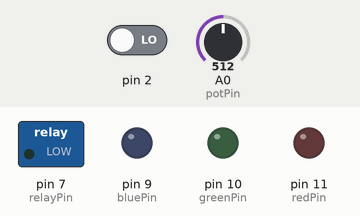
The sketch below on a simulated Arduino Uno, built with avr-gcc and run on an emulated ATmega328P. Parts: switched loads named in the sketch (green lamp = pin HIGH), output pins drawn as LEDs (lit = HIGH). The inputs (shaded band) are chosen by the test bench; at power-on: pin 2 LOW, A0 (potPin) = 512.

Above: at 0.1 s.
At 1.7 s:
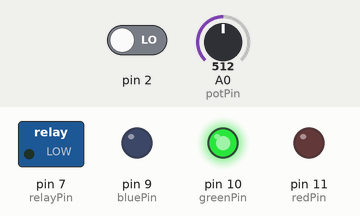
1.8 s: pin 2 driven HIGH
At 2.4 s:
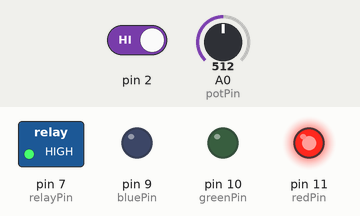
Timing chart, 0 to 4.8 s (numbered marks = the images above; inputs shaded):
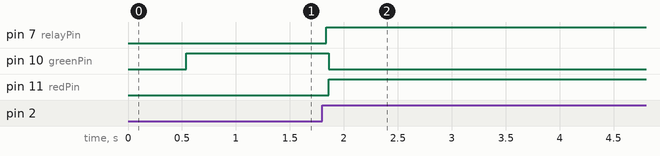

Measured:
- after the input at 1.8 s, pin 7 (relayPin): LOW → HIGH at once; pin 10 (greenPin): HIGH → LOW after 0.06 s; pin 11 (redPin): LOW → HIGH after 0.06 s

The sketch:

RelayDelayArduino.ino
```cpp
#include <SoftwareSerial.h>
// avr-libc library includes
#include <avr/io.h>
#include <avr/interrupt.h>

SoftwareSerial LCD(0,8); // pin 8 = TX, pin 0 = RX (unused)

/*
  Relay Delay
 */

int relayPin = 7;
int potPin = 0;
int redPin = 11;
int greenPin = 10;
int bluePin = 9;
int analogValue = 0;
int incrementValue = 1;

char tempPot[15];

volatile int potToMinutes = 0;

volatile int timerCountDown = 0;
char tempCountDown[10]; // create string arrays

boolean countDownMode = false;

// the setup routine runs once when you press reset:
void setup()
{
  // initialize Timer1
  cli();          // disable global interrupts
  TCCR1A = 0;     // set entire TCCR1A register to 0
  TCCR1B = 0;     // same for TCCR1B

  // set compare match register to desired timer count:
  OCR1A = 15624;
  // turn on CTC mode:
  TCCR1B |= (1 << WGM12);
  // Set CS10 and CS12 bits for 1024 prescaler:
  TCCR1B |= (1 << CS10);
  TCCR1B |= (1 << CS12);
  // enable timer compare interrupt:
  TIMSK1 |= (1 << OCIE1A);
  sei();          // enable global interrupts

  pinMode(relayPin, OUTPUT);

  attachInterrupt(0, buttonPressed, RISING);

  Serial.begin(9600);
  LCD.begin(9600); // set up serial port for 9600 baud
  delay(500); // wait for display to boot up
  clearScreen();

  LCD.write(254); // move cursor to beginning of first line
  LCD.write(128);

  pinMode(redPin, OUTPUT);
  pinMode(greenPin, OUTPUT);
  pinMode(bluePin, OUTPUT);

  digitalWrite(greenPin, HIGH);
  digitalWrite(redPin, LOW);
}

void buttonPressed()
{
  if(!countDownMode)
  {
    clearScreen();
    digitalWrite(relayPin, HIGH);
    countDownMode = true;
    timerCountDown = potToMinutes * 60;
  }
}

ISR(TIMER1_COMPA_vect)
{
  if(timerCountDown > 0)
  {
    timerCountDown--;
  }
}

// the loop routine runs over and over again forever:
void loop()
{
  // Since the actual scale is from 0 to 1024 we will rescale the pot up to 1024
  // The pot has a resistor to keep the potentometer safe
  int potReading = 1024 * (analogRead(potPin)/935.00);
  potToMinutes = (potReading / 51) + 1;

  if(countDownMode)
  {
    LCD.write(254); // move cursor to beginning of first line
    LCD.write(128);

    digitalWrite(greenPin, LOW);
    digitalWrite(redPin, HIGH);

    gotToBeginning();
    sprintf(tempCountDown,"Time Left: %04d", timerCountDown);
    LCD.write(tempCountDown);

    if(timerCountDown <= 0)
    {
      clearScreen();
      countDownMode = false;
      digitalWrite(relayPin, LOW);
    }
  } else
  {
    digitalWrite(greenPin, HIGH);
    digitalWrite(redPin, LOW);

    gotToBeginning();
    sprintf(tempPot, "Minutes: %02d", potToMinutes);
    LCD.write(tempPot);
  }

  // give everything a break for 1/4 a second
  delay(250);
}

void clearScreen()
{
  LCD.write("                "); // clear display
  LCD.write("                ");

  gotToBeginning();
}

void gotToBeginning()
{
  LCD.write(254); // move cursor to beginning of first line
  LCD.write(128);
}
```
